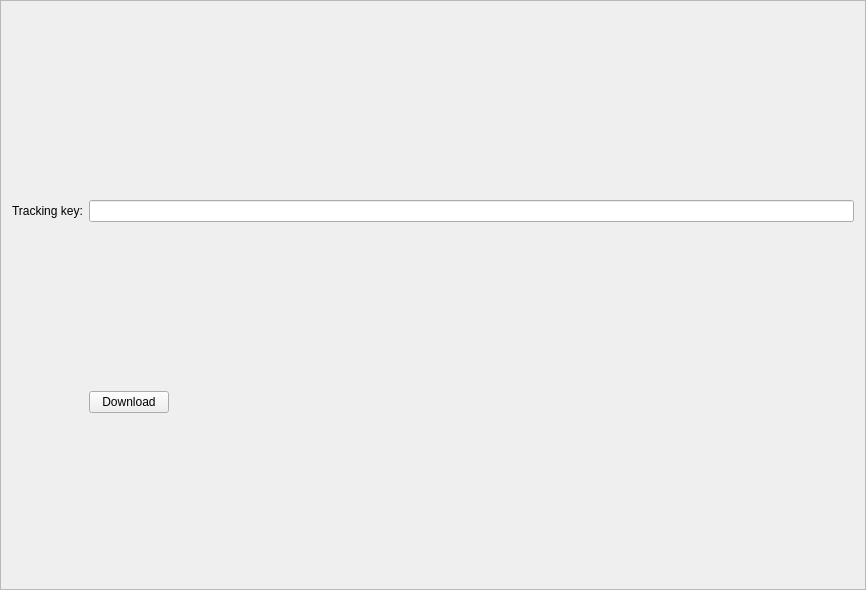
<?xml version="1.0" encoding="UTF-8"?>
<ui version="4.0">
    <class>FileDownloadFrame</class>
    <widget class="QFrame" name="FileDownloadFrame">
        <property name="geometry">
            <rect>
                <x>0</x>
                <y>0</y>
                <width>866</width>
                <height>590</height>
            </rect>
        </property>
        <property name="windowTitle">
            <string>Frame</string>
        </property>
        <property name="frameShape">
            <enum>QFrame::StyledPanel</enum>
        </property>
        <property name="frameShadow">
            <enum>QFrame::Raised</enum>
        </property>
        <layout class="QVBoxLayout" name="m_send_frame_main_layout">
            <item>
                <layout class="QGridLayout" name="gridLayout">
                    <property name="topMargin">
                        <number>5</number>
                    </property>
                    <item row="3" column="0">
                        <widget class="QLabel" name="label_6">
                            <property name="text">
                                <string>Tracking key:</string>
                            </property>
                        </widget>
                    </item>
                    <item row="3" column="1" colspan="3">
                        <widget class="QLineEdit" name="m_trackingKey">
                            <property name="maxLength">
                                <number>256</number>
                            </property>
                            <property name="placeholderText">
                                <string> </string>
                            </property>
                        </widget>
                    </item>

                    <item row="6" column="1">
                        <widget class="QPushButton" name="m_downloadButton">
                            <property name="sizePolicy">
                                <sizepolicy hsizetype="Preferred" vsizetype="Fixed">
                                    <horstretch>0</horstretch>
                                    <verstretch>0</verstretch>
                                </sizepolicy>
                            </property>
                            <property name="maximumSize">
                                <size>
                                    <width>200</width>
                                    <height>16777215</height>
                                </size>
                            </property>
                            <property name="text">
                                <string>Download</string>
                            </property>
                        </widget>
                    </item>

                    <item row="1" column="2">
                        <spacer name="horizontalSpacer">
                            <property name="orientation">
                                <enum>Qt::Horizontal</enum>
                            </property>
                            <property name="sizeType">
                                <enum>QSizePolicy::Expanding</enum>
                            </property>
                            <property name="sizeHint" stdset="0">
                                <size>
                                    <width>100</width>
                                    <height>20</height>
                                </size>
                            </property>
                        </spacer>
                    </item>
                </layout>
            </item>
        </layout>
    </widget>
    <tabstops>
        <tabstop>m_trackingKey</tabstop>
    </tabstops>
    <resources>
        <include location="../../resources.qrc"/>
    </resources>
    <connections>
        <connection>
            <sender>m_downloadButton</sender>
            <signal>clicked()</signal>
            <receiver>FileDownloadFrame</receiver>
            <slot>downloadClicked()</slot>
            <hints>
                <hint type="sourcelabel">
                    <x>748</x>
                    <y>497</y>
                </hint>
                <hint type="destinationlabel">
                    <x>432</x>
                    <y>294</y>
                </hint>
            </hints>
        </connection>
    </connections>
    <slots>
    </slots>
</ui>
